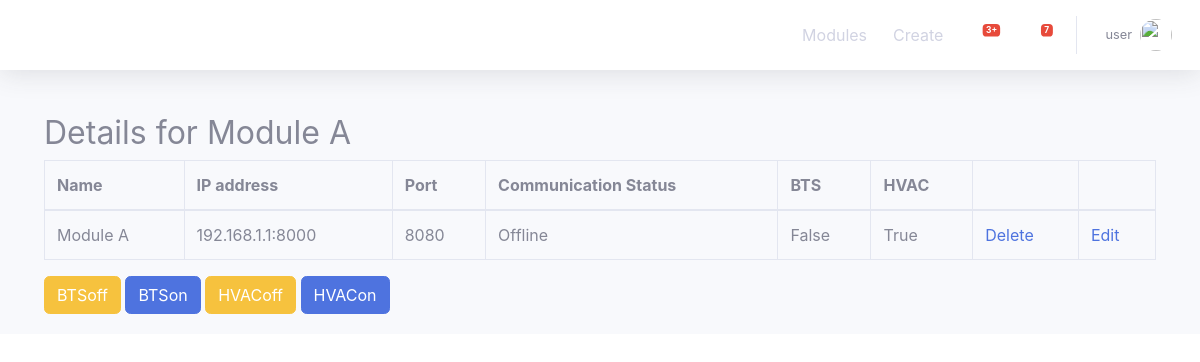
The page /detailmodule/192.168.1.1:8000 on the database its author committed.
### Powerapp/models.py (models this page shows, shortened)
class Module(models.Model):
    ipaddress = models.CharField(max_length=200,null=False,primary_key=True) # ip addresss for the power module onsite
    port = models.CharField(max_length=4,null=True) # the power module port
    online = models.BooleanField(default=False) # onine status of the module
    name = models.CharField(max_length=200,null=True) # the site name of the device module
    btsstatus = models.BooleanField(default=False) # the BTS status of the site on or off
    hvacstatus = models.BooleanField(default=False) # the HVAC status of the site on or off

### Powerapp/views.py (the view)
# urls.py: path('detailmodule/<str:pk>', DetailModule.as_view(), name='detailmodule' ),
class DetailModule(DetailView):
    model = Module
    template_name = 'Powerapp/detailmodule.html'

### Powerapp/templates/Powerapp/detailmodule.html
{% extends 'Powerapp/base.html' %}
{% block content %}
<div class="card-body">
<h2>Details for {{ module.name }}</h2>
<table class="table table-bordered" id="modeldetail" width="100%" cellspacing="0">
    <thead>
    <th>Name</th>
    <th>IP address</th>
    <th>Port</th>
    <th>Communication Status</th>
    <th>BTS</th>
    <th>HVAC</th>
    <th></th>
    <th></th>
    </thead>
    <tbody>
    <tr>
        <td>{{ module.name}}</td>
        <td>{{ module.ipaddress}}</td>
        <td>{{ module.port}}</td>
        <td>
           {% if  module.online %}
            Online
            {% else %}
            Offline
            {%endif %}
        </td>
        <td>{{ module.btsstatus}}</td>
        <td>{{ module.hvacstatus}}</td>
        <td> <a href="{% url 'Powerapp:deletemodule' pk=module.pk %}">Delete</a></td>
        <td> <a href="{% url 'Powerapp:updatemodule' pk=module.pk %}">Edit</a></td>
    </tr>
    </tbody>
</table>
<div>
    <a class = "btn btn-warning" href="{% url 'Powerapp:btsoff' ip=module.ipaddress %}"> BTSoff</a>
    <a class = "btn btn-primary" href="{% url 'Powerapp:btson' ip=module.ipaddress %}"> BTSon</a>
    <a class = "btn btn-warning" href="{% url 'Powerapp:hvacoff' ip=module.ipaddress %}">  HVACoff</a>
    <a class = "btn btn-primary" href="{% url 'Powerapp:hvacon' ip=module.ipaddress %}">  HVACon</a>
</div>
</div>
{% endblock %}

### rows shown on the page
Module: name "Module A", ipaddress "192.168.1.1:8000", port "8080", btsstatus "False", hvacstatus "True"
